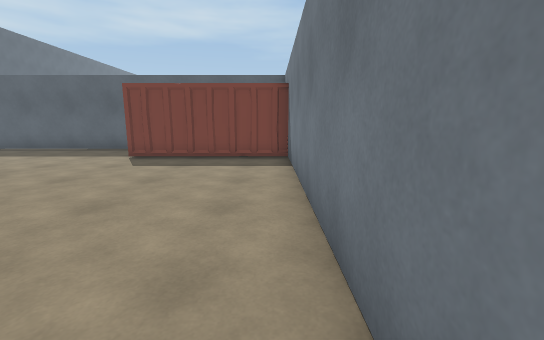
[1] (above)

19 first-person views from a walk through a Unity game level. The camera is 1.3 m above the floor, tilts 10° down and sees 90° across. The floor is counted in squares, 1 m on a side. Each view is taken from the middle of a square. On the plan, view 1 faces up. The plan holds only what a view shows up to about 13 squares ahead; the rest is blank. The place goes on beyond the plan. The player is left out.

[2]
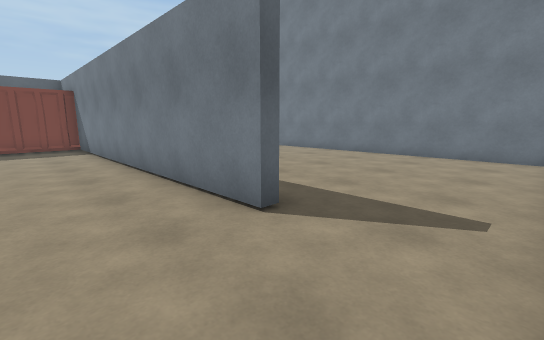

[3]
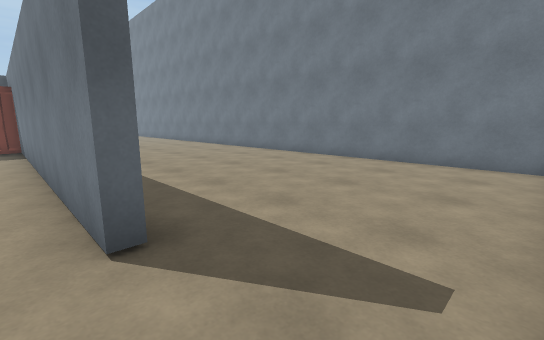

[4]
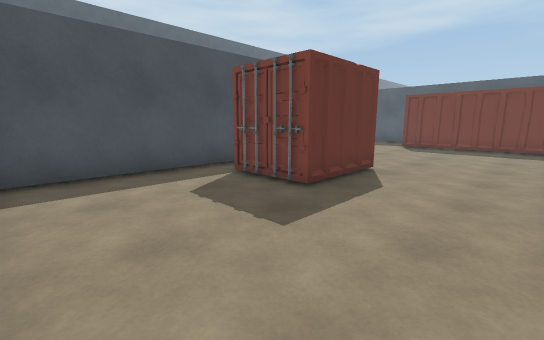

[5]
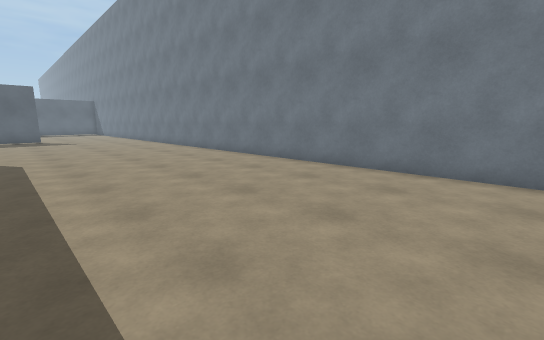

[6]
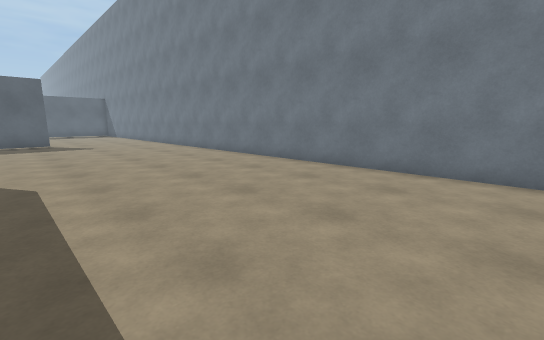

[7]
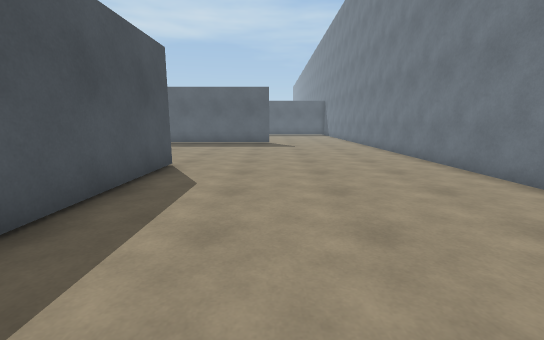

[8]
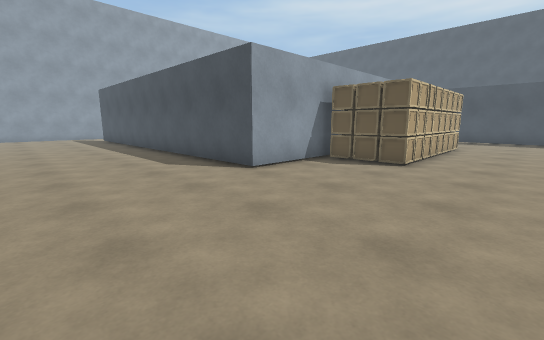

[9]
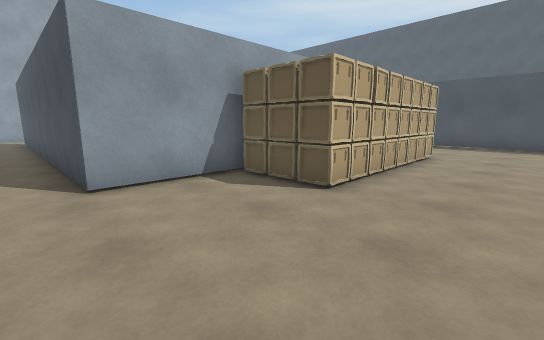

[10]
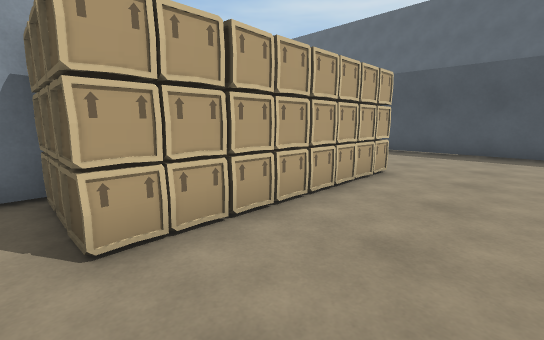

[11]
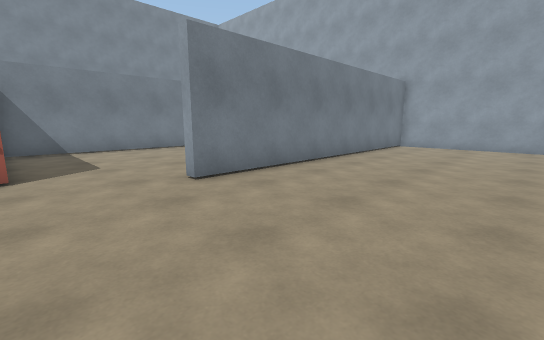

[12]
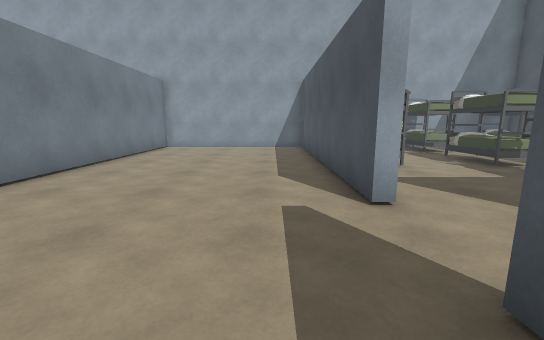

[13]
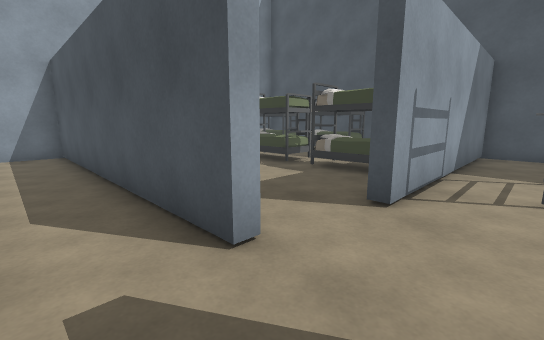

[14]
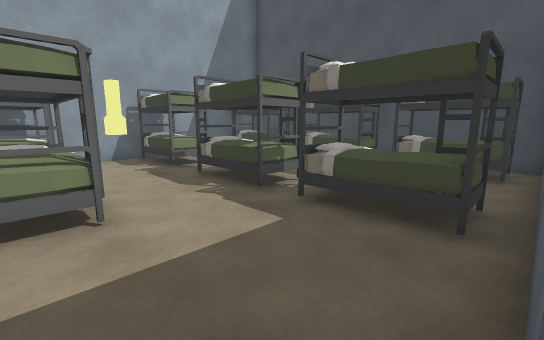

[15]
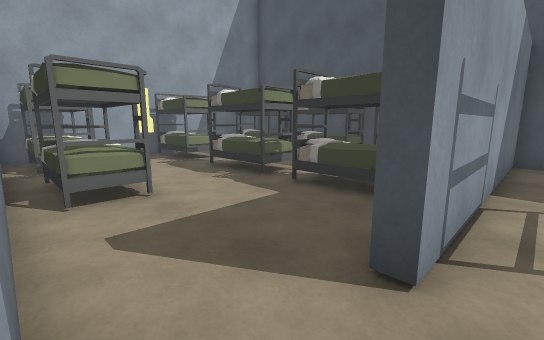

[16]
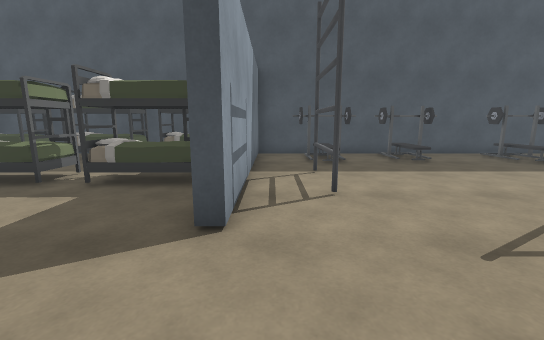

[17]
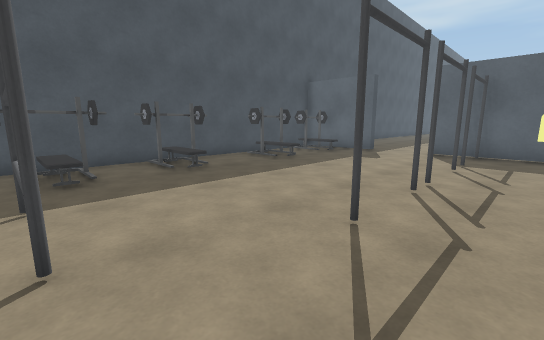

[18]
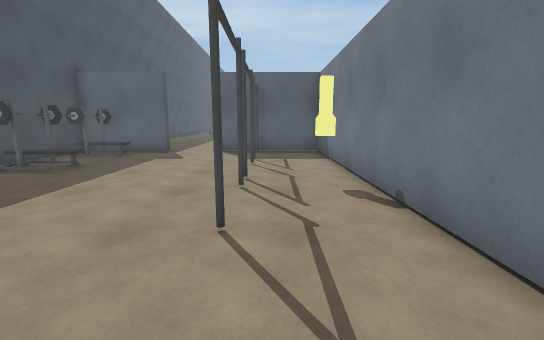

[19]
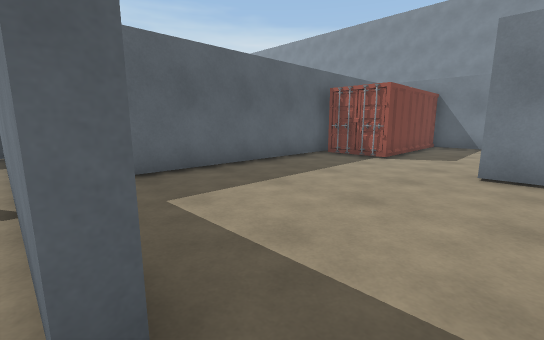

### Floor plan
Key: @ floor where view 1 was taken; # wall or solid block; . floor; C container; B bed; O other object.
Columns run from 26 left of view 1 to 10 right of it. Each row starts with its distance up from view 1.
 19  ####..#O###.....................
 18 #.O........#........................#
 17 #.O........#........................#
 16 #.O.....O..#.....OOOOOOO............#
 15 #.OO....O..#...        O............#
 14 #.O........#.          O............#
 13 #.......O.O#################........#
 12 #.O.....O..# ........C     #........#
 11 #.OO.......# ........C     #........#
 10 #.O.....O..#.........CCCCCC#........#
  9 #.O........#...............#........#
  8 #.OO.......#...............#........#
  7 #.O..OOO...................#........#
  6 #..................#.......#........#
  5 #########..........# ......#........#
  4  BB..BB....#.......# ......#........#
  3  BB  BB....#.......#  .....#........#
  2  BB  .B....#.......#  C....#........#
  1  BB  BB..BB#.......#   ....#........#
  0  BB .BB..BB#.......#CCC...@#........#
 -1 # B .BB..BB#.......#.......#........#
 -2 #    ...O..#.......#.......#........#
 -3  BB  BB..BB#.......#................#
 -4  BB  BB..BB#.......#................#
 -5  BB  BB..BB#.....  #..... ..........#
 -6    ##############

Where each view was taken, in squares from view 1:
view 1: 0 up, 0 right, facing up
view 2: 5 down, 2 left, facing up-right
view 3: 5 down, 0 right, facing up-right
view 4: 5 down, 0 right, facing up-left
view 5: 0 up, 2 right, facing up-right
view 6: 4 up, 2 right, facing up-right
view 7: 5 up, 4 right, facing up
view 8: 19 up, 6 right, facing down-left
view 9: 19 up, 2 right, facing down-left
view 10: 19 up, 2 left, facing down-left
view 11: 10 up, 13 left, facing down-right
view 12: 9 up, 13 left, facing down
view 13: 7 up, 13 left, facing down-left
view 14: 5 up, 16 left, facing down-left
view 15: 6 up, 15 left, facing down-left
view 16: 6 up, 14 left, facing left
view 17: 7 up, 16 left, facing up-left
view 18: 7 up, 17 left, facing up
view 19: 6 up, 15 left, facing up-right
